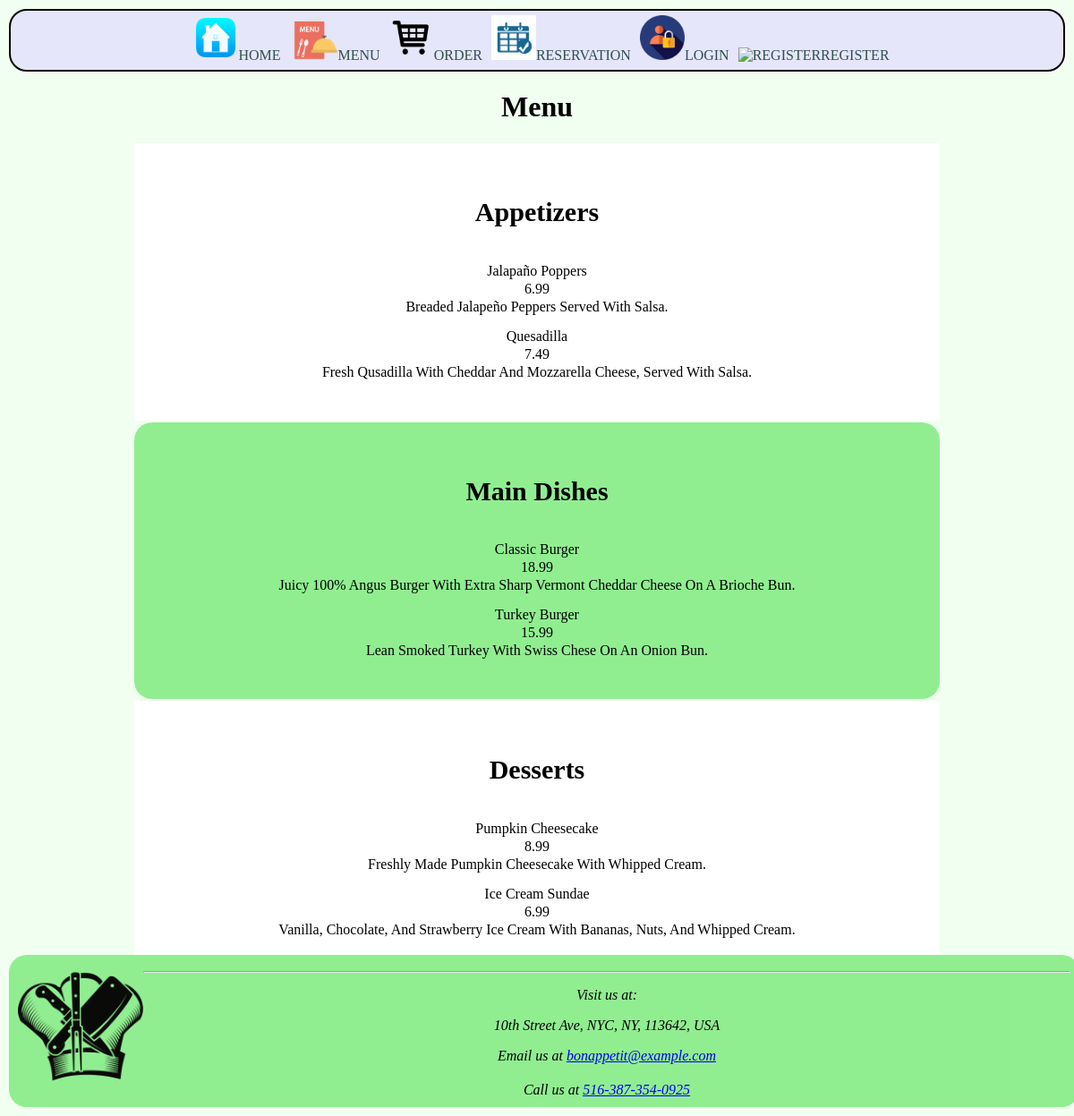
Page /menu.php on the committed database.
### tables this page shows
CREATE TABLE IF NOT EXISTS menu_item (
	id INT NOT NULL AUTO_INCREMENT PRIMARY KEY,
	name varchar(30) NOT NULL,
	description varchar(250) DEFAULT NULL,
	price DECIMAL(10,2) NOT NULL,
	active TINYINT NOT NULL DEFAULT 1,
	category varchar(50) NOT NULL,
	image_path varchar(100),
	UNIQUE (name),
	FOREIGN KEY (category) REFERENCES menu_category(name)
);

CREATE TABLE IF NOT EXISTS restaurant (
	restaurant_id INT NOT NULL AUTO_INCREMENT PRIMARY KEY,
	name varchar(30) NOT NULL,
	address varchar(120) NOT NULL,
	cuisine_type varchar(30) NOT NULL,
	back_story varchar(1500) NOT NULL
);

### public/menu.php (the view, shortened to what this page needs)
<!DOCTYPE html>
<html>
<head>
	<link rel="stylesheet" type="text/css" href="CSS/Main.css">
</head>
<body>
	<div id="content">
		<?php
			require_once($_SERVER['DOCUMENT_ROOT']."/Header.php");
			require_once($_SERVER['DOCUMENT_ROOT']."/Connect.php");
		?>
		<h1>Menu</h1>
		<?php
			function getByCategory($qry_result) {
				$menu_by_cat = array();
				foreach($qry_result as $menu_item) {
					$cat = $menu_item['category'];
					if(!array_key_exists($cat, $menu_by_cat)) {
						$menu_by_cat[$cat] = array();
					}
					array_push($menu_by_cat[$cat], $menu_item);
				}
				return $menu_by_cat;
			}
			$qry_result = mysqli_query($conn, "SELECT * FROM menu_item WHERE active>0")->fetch_all(MYSQLI_ASSOC);
			$menu_by_cat = getByCategory($qry_result);
			$category_order = array("Appetizers", "Main Dishes", "Desserts");
			echo "<div id='menu'>";
		foreach($category_order as $cat) {
			$menu_items = $menu_by_cat[$cat];
			echo "<div class='menucategory'> <div class='categoryheading'><h4>{$cat}</h4></div>";
			foreach($menu_items as $menu_item) {
		?>
			<div class="menuItem">
				<div class="menuItemName"><?= $menu_item["name"]; ?></div>
				<div class="menuItemPrice"><?= $menu_item["price"]; ?></div>
				<div class="menuItemDescription"><?= $menu_item["description"]; ?></div>
			</div>
		<?php
			}
			echo "</div>";
		}
		echo "</div>";
			include_once($_SERVER['DOCUMENT_ROOT']."/Footer.php");
		?>
	</div>
</body>
</html>

### public/Footer.php
<footer>
	<img src="/images/icons/restaurant_logo.png" alt="restaurant_logo">
	<hr>
	<address>
		<?php
			require_once($_SERVER['DOCUMENT_ROOT']."/Connect.php");
			$qry_result = mysqli_query($conn, "SELECT * FROM restaurant")->fetch_assoc();
			$address = $qry_result['address'];
		?>
		<p>Visit us at:</p><p><?= $address ?></p>
		<div>Email us at <a href="mailto:bonappetit@example.com">bonappetit@example.com</a></div><br>
		<div>Call us at <a href="tel:+1516-387-354-0925">516-387-354-0925</a></div><br>
	</address>
</footer>

### public/CSS/Main.css (style rules this page uses)
body { background: honeydew; margin: 0px; }
#content { padding-bottom: 150px; text-align: center; }
footer { position: fixed; padding: 10px; margin: 10px; bottom:0; width: 98%; height:150px; background-color: lightgreen; border-radius: 20px; }
footer img { width: 140px; height: auto; float: left; }
#menu { width: 75%; margin: auto; }
.menucategory { padding: 20px 0px 30px 0px; }
.menucategory:nth-child(even) { background-color: lightgreen; border-radius: 20px; }
.menucategory:nth-child(odd) { background-color: white; }
.menucategory .categoryheading { margin-bottom: 20px; font-family: cursive; font-size: 30px; }
.menucategory .menuItem { margin-bottom: 15px; }
.menucategory .menuItem div { text-transform: capitalize; }
.menuItemName { display: inline-block; }
.orderInfo label, input, div { margin-bottom: 2px; }

### rows in the picture
menu_item: name "Jalapaño Poppers", price "6.99", description "Breaded Jalapeño Peppers Served With Salsa."
menu_item: name "Quesadilla", price "7.49", description "Fresh Qusadilla With Cheddar And Mozzarella Cheese, Served With Salsa."
menu_item: name "Classic Burger", price "18.99", description "Juicy 100% Angus Burger With Extra Sharp Vermont Cheddar Cheese On A Brioche Bun."
menu_item: name "Turkey Burger", price "15.99", description "Lean Smoked Turkey With Swiss Chese On An Onion Bun."
menu_item: name "Pumpkin Cheesecake", price "8.99", description "Freshly Made Pumpkin Cheesecake With Whipped Cream."
menu_item: name "Ice Cream Sundae", price "6.99", description "Vanilla, Chocolate, And Strawberry Ice Cream With Bananas, Nuts, And Whipped Cream."
restaurant: address "10th Street Ave, NYC, NY, 113642, USA"

### other values in the picture
$cat "Appetizers"
$cat "Main Dishes"
$cat "Desserts"
